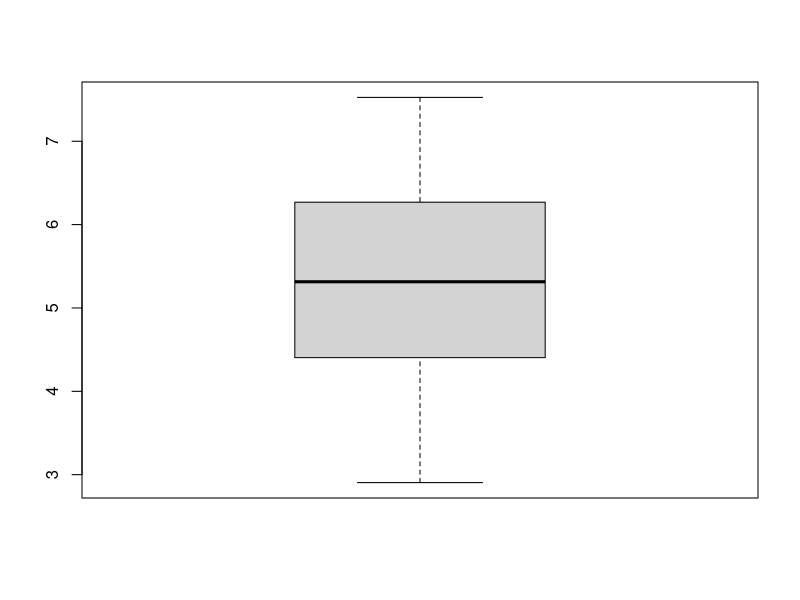

The R source for this figure:
library("knitr")
df <- read.csv("2016_clean.csv")
head(df)

N <- length(df$HS)
# Media de Happiness Score
mean(df$HS) # Using function
sum(df$HS)/N # Manually calculating

#Mediana
median(df$HS)
HS_sorted <- sort(df$HS)

if((N %% 2) == 0) {
  print(paste("Mi mediana calculada es", (HS_sorted[floor((N+1)/2)] + HS_sorted[ceiling((N+1)/2)]) / 2))
} else {
  print(paste("Mi mediana calculada es", HS_sorted[(N+1)/2]))
}

# five numbers (Tukey)
summary(fivenum(df$HS))

# One by one - manually
min(df$HS)
quantile(df$HS, 0.25) # Mediana del "bottom half"
median(df$HS)
quantile(df$HS, 0.75) # Mediana del "top half"
max(df$HS)

boxplot(df$HS)


